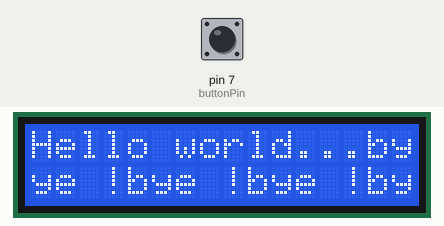
This sketch was run on a simulated Arduino Uno, built with avr-gcc and run on an emulated ATmega328P. Shown: 16×2 character LCD. The test bench sets the inputs (shaded band); at power-on: pin 7 (buttonPin) LOW.

Above: at 1.3 s.
1.4 s: pin 7 (buttonPin) pulled HIGH for 0.15 s
At 2.1 s:
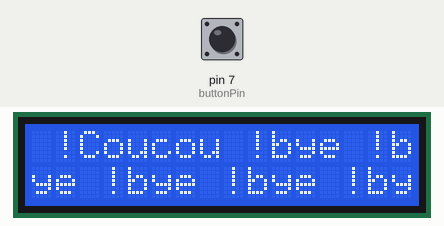
3.2 s: pin 7 (buttonPin) pulled HIGH for 1 s
At 4.9 s:
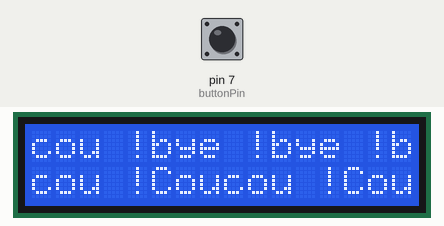
5.7 s: pin 7 (buttonPin) pulled HIGH for 0.15 s
At 6.4 s:
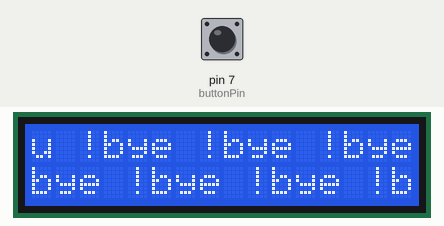
7.5 s: pin 7 (buttonPin) pulled HIGH for 3.2 s
At 9.8 s:
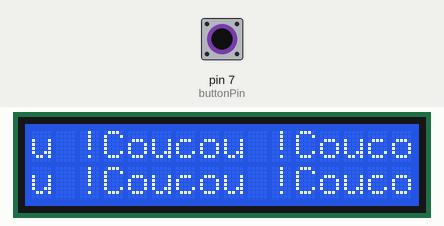
12.2 s: pin 7 (buttonPin) pulled HIGH for 1 s
At 14.0 s:
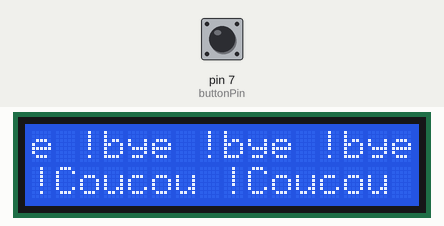
14.7 s: pin 7 (buttonPin) pulled HIGH for 0.15 s
At 17.3 s:
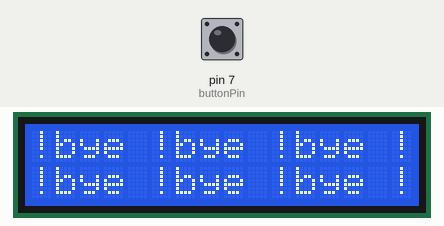

The sketch:

affiche_text_button.ino
```cpp
//DFRobot.com
//Compatible with the Arduino IDE 1.0
//Library version:1.1
#include <Wire.h>
#include <LiquidCrystal_I2C.h>


LiquidCrystal_I2C lcd(0x20,16,2);  // set the LCD address to 0x27 for a 16 chars and 2 line display

const int buttonPin = 7;     // the number of the pushbutton pin
int buttonState;

void setup()
{
  lcd.init();                      // initialize the lcd
  lcd.backlight();
  lcd.home();
  pinMode(buttonPin, INPUT);

  lcd.print("Hello world...");
  delay(100);

}

void loop()
{

  // read the state of the pushbutton value:
  buttonState = digitalRead(buttonPin);
  if (buttonState == HIGH){
    lcd.print("Coucou !");
    delay(100);
  } else {
    lcd.print("bye !");
    delay(100);

  }
}
```

Measured:
- after the input at 1.4 s, the display: first changes at once (image 1 shows a later state)
- after the input at 3.2 s, the display: first changes at once (image 2 shows a later state)
- after the input at 5.7 s, the display: first changes after 0.06 s (image 3 shows a later state)
- after the input at 7.5 s, the display: first changes at once (image 4 shows a later state)
- after the input at 12.2 s, the display: first changes at once (image 5 shows a later state)
- after the input at 14.7 s, the display: first changes after 0.27 s (image 6 shows a later state)
- what the display in image 1 shows lasts 0.5 s, from 1.8 s to 2.3 s
